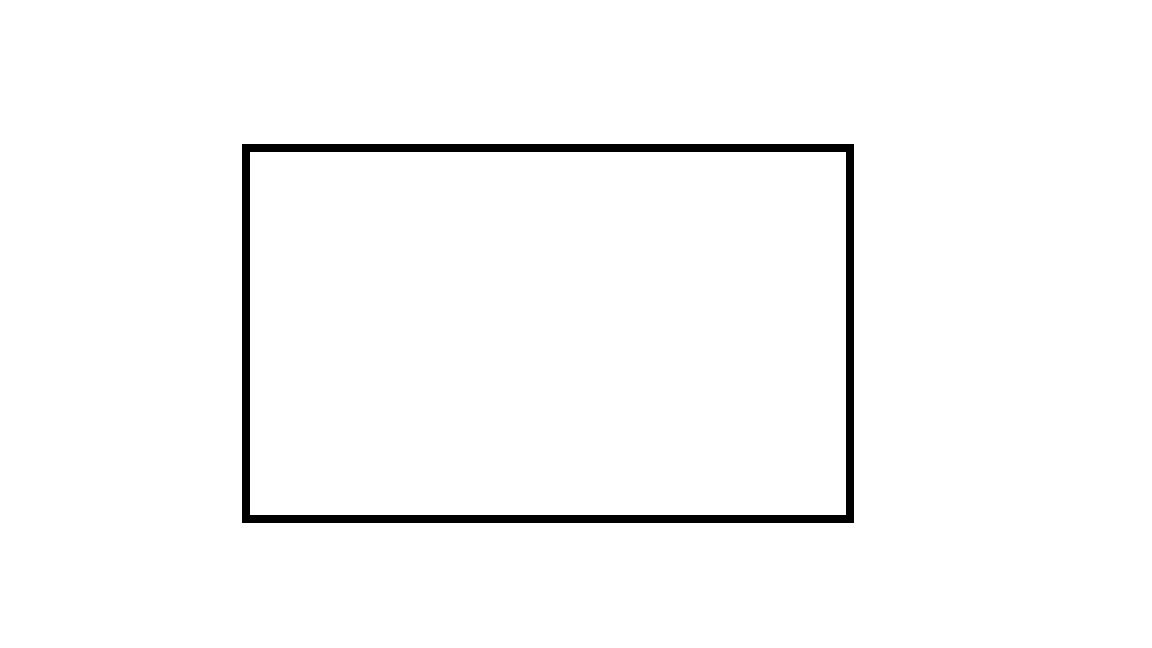
//> input picture sadece_kaynak_kod/temel/dikdortgende_Line_Tespit/dik.png, 1152 x 648 px
$ ./lineTespiti   (built with g++ and OpenCV 4)
//> lines starting //> are read from the running program, lines starting //| are printed output that depends on the picture; after the words box and inside, x2 and y2 are one past the last pixel; in counts of white or black regions, pixels touching at a corner belong together
#include <iostream>
#include <opencv2/opencv.hpp>

using namespace std;
using namespace cv;

int cx = 1;

int main() {

	Mat goruntu = imread("dik.png");
//> goruntu is the input picture: 648 rows x 1152 cols, CV_8UC3; 97.9% white; 1 black region, box (x1, y1, x2, y2) and area: (242, 144, 854, 523) 15600

	//binary goruntu
	cvtColor(goruntu, goruntu, COLOR_BGR2GRAY);

	//canny kenarlari tespit edip gradient yaptigindan dolayi threshold yerine tercih edildi
	Canny(goruntu, goruntu, 200, 250);
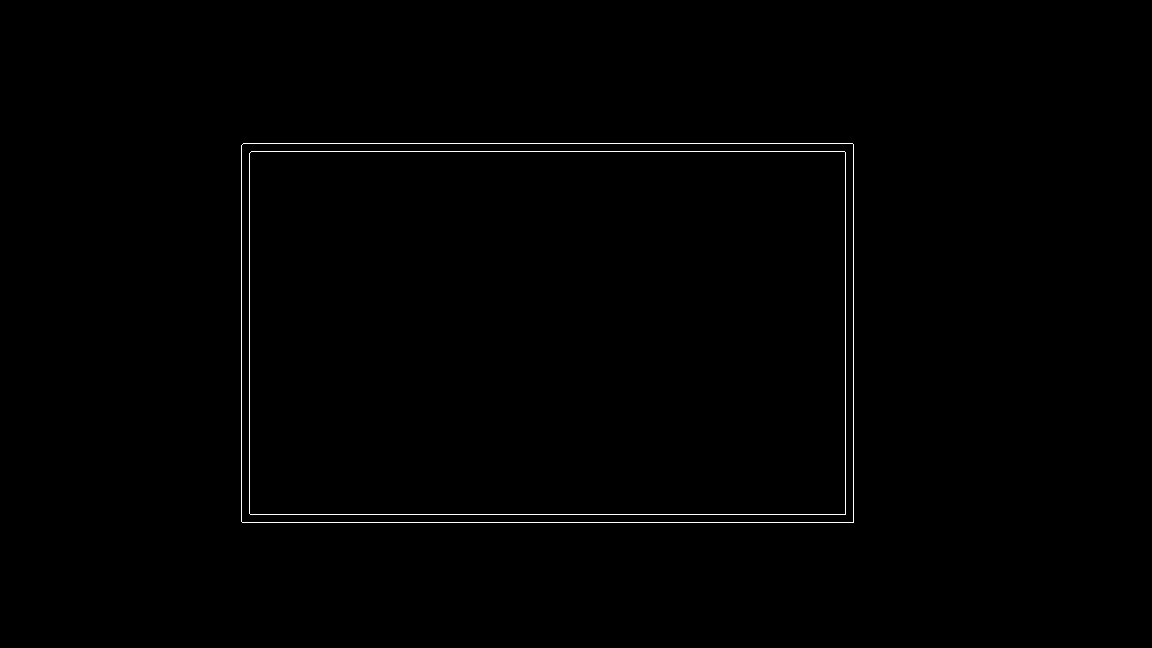
//> goruntu: 648 rows x 1152 cols, CV_8UC1; 0.52% white in thin lines or dots, all inside (x1, y1, x2, y2) = (241, 143, 854, 523)

	//line tespit
	vector<Vec4i> cikti;
	HoughLinesP(goruntu, cikti, 1, CV_PI / 180, 20, 120, 200);
//> cikti = 8 lines (x1, y1, x2, y2): [242, 522, 853, 522], [241, 151, 853, 151], [243, 143, 852, 143], [241, 514, 853, 514], [241, 521, 241, 145], [845, 513, 845, 152], [249, 513, 249, 153], [853, 521, 853, 144]

	//line tespit edildi
	cvtColor(goruntu, goruntu, COLOR_GRAY2BGR);

	//tespit edilen yerelere line cek
	for (int i = 0; i < cikti.size(); i++) {

		line(goruntu, Point(cikti[i][0], cikti[i][1]), Point(cikti[i][2], cikti[i][3]), Scalar(0, 255, 0), 2);
		cout << "\033[2;36mtespit edilen cizgi sayisi :\033[0m" << cx << endl;
		cx++;
		imshow("anlik", goruntu);
		waitKey(500);
		destroyWindow("anlik");

	}
//> this loop made 8 passes
//| [2;36mtespit edilen cizgi sayisi :[0m1
//| [2;36mtespit edilen cizgi sayisi :[0m2
//| [2;36mtespit edilen cizgi sayisi :[0m3
//| [2;36mtespit edilen cizgi sayisi :[0m4
//| [2;36mtespit edilen cizgi sayisi :[0m5
//| [2;36mtespit edilen cizgi sayisi :[0m6
//| [2;36mtespit edilen cizgi sayisi :[0m7
//| [2;36mtespit edilen cizgi sayisi :[0m8
//> pass 1, `imshow("anlik", goruntu);`:
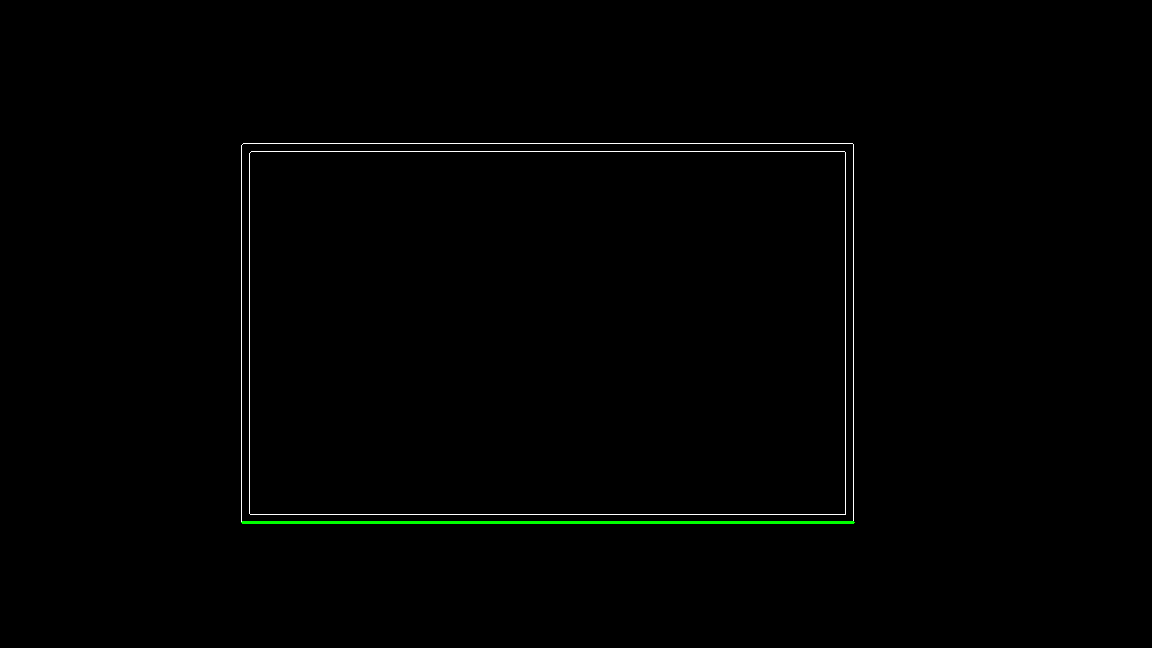
//> window 'anlik': 648 rows x 1152 cols, CV_8UC3; mean B, G, R 1.1, 1.7, 1.1
//> pass 2, `imshow("anlik", goruntu);`:
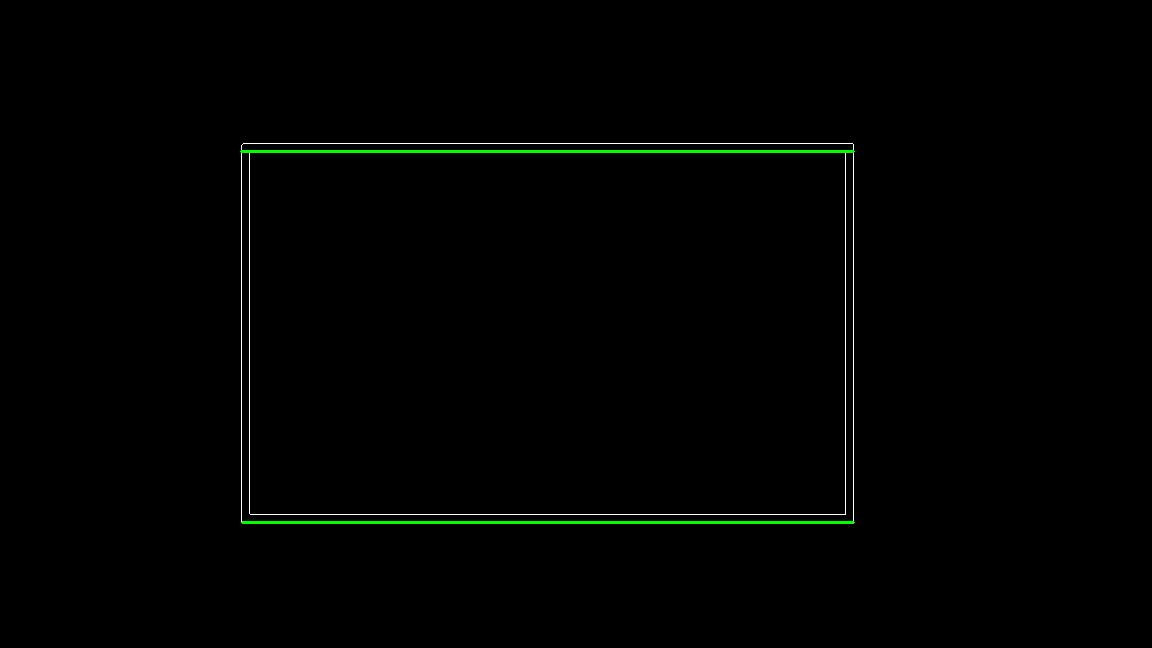
//> window 'anlik': 648 rows x 1152 cols, CV_8UC3; mean B, G, R 0.9, 2.2, 0.9
//> after the loop:
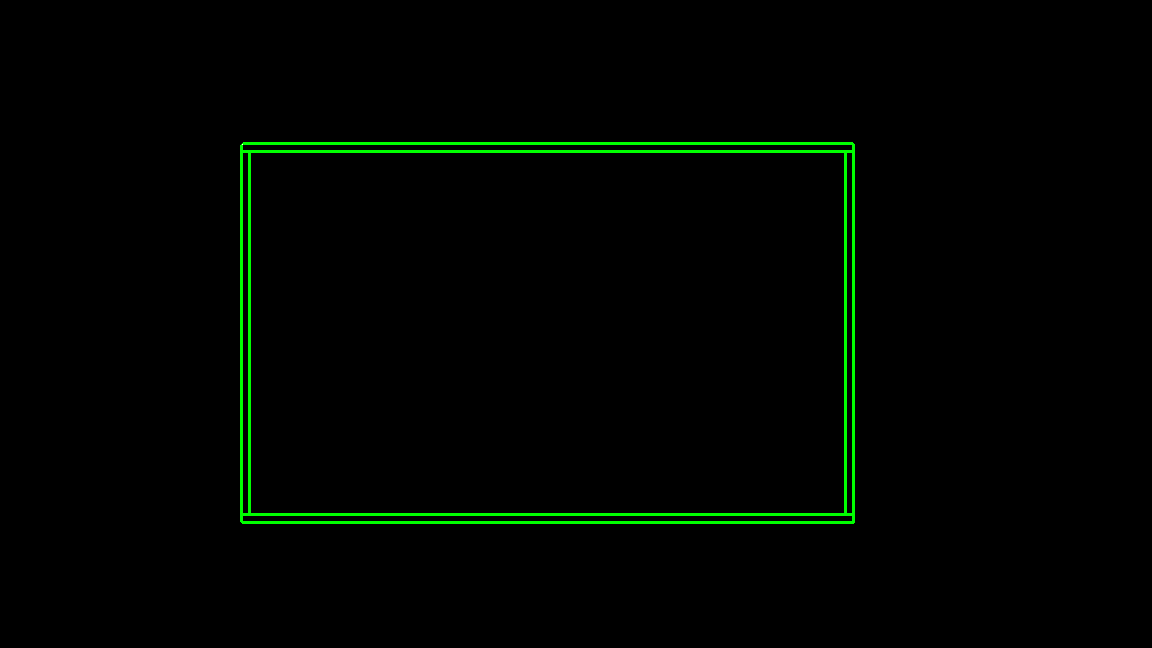
//> goruntu: 648 rows x 1152 cols, CV_8UC3; mean B, G, R 0, 4, 0
//> after the loop, cx = 9

	imshow("son hali", goruntu);
	waitKey();
	return 0x0;
}
